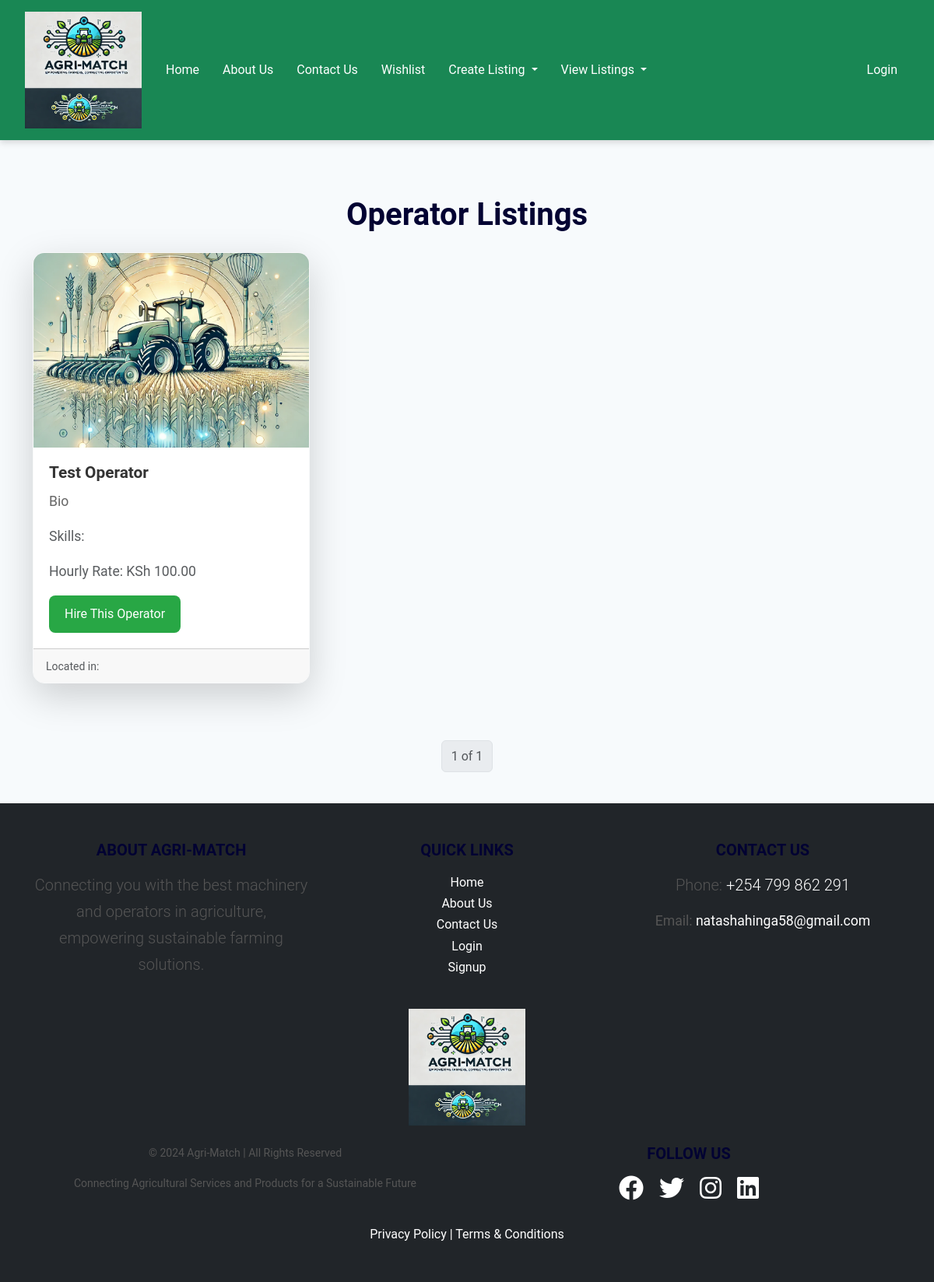
Page /operator_listings/ on the earlier database version.
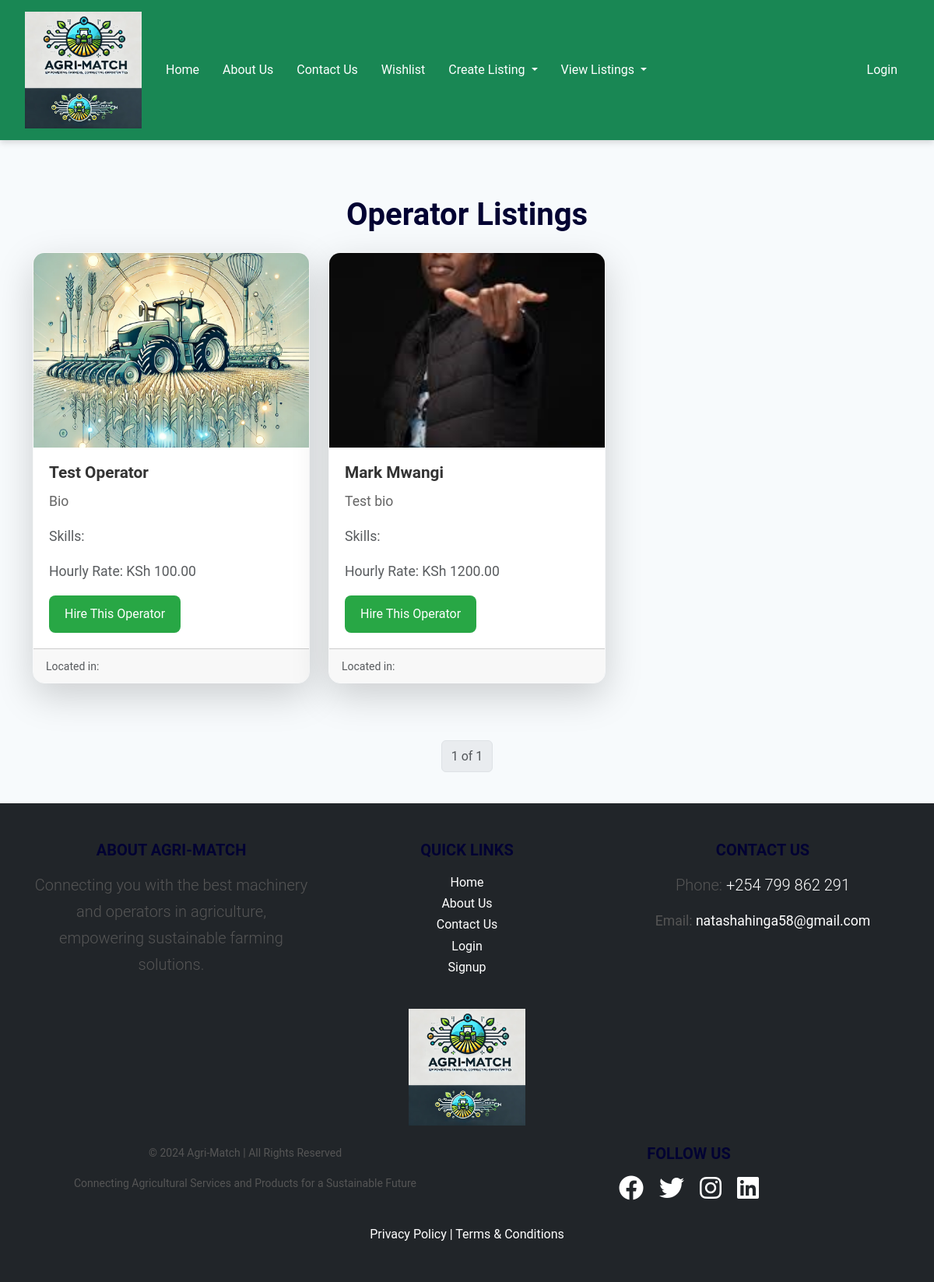
Same page on the later database version.
### agri_match_app/models.py (models this page shows, shortened)
class OperatorListing(models.Model):
    name = models.CharField(max_length=255)
    bio = models.TextField()
    certification = models.CharField(max_length=255)
    hourly_rate = models.DecimalField(max_digits=10, decimal_places=2)
    available_from = models.DateField()
    available_to = models.DateField()
    profile_picture = models.ImageField(upload_to='operators/', blank=True, null=True)
    phone_number = models.CharField(max_length=15, blank=True, null=True)  # Contact details field
    email = models.EmailField(max_length=255, blank=True, null=True)  # Contact details field
    user = models.ForeignKey(CustomUser, on_delete=models.CASCADE, related_name='operator_listings')
    def __str__(self):
        return self.name

### agri_match_app/views.py (the view)
# urls.py: path('operator_listings/', views.operator_listings, name='operator_listings'),
def operator_listings(request):
    operator_list = OperatorListing.objects.all()
    print(operator_list)
    paginator = Paginator(operator_list, 9)
    page = request.GET.get('page')
    try:
        operator_listings_paginated = paginator.page(page)
    except PageNotAnInteger:
        operator_listings_paginated = paginator.page(1)
    except EmptyPage:
        operator_listings_paginated = paginator.page(paginator.num_pages)
    return render(request, 'operator_listings.html', {'operator_listings': operator_listings_paginated})

### templates/operator_listings.html (shortened to what this page needs)
{% extends 'base.html' %}
{% load static %}
{% block content %}
<div class="container mt-5">
    <h1 class="text-center mb-4">Operator Listings</h1>
    <div class="row">
        {% for listing in operator_listings %}
            <div class="col-md-4 mb-4">
                <div class="card shadow-lg border-light">
                    <img src="{% if listing.profile_picture %}{{ listing.profile_picture.url }}{% else %}{% static 'images/default_image.png' %}{% endif %}" class="card-img-top" alt="{{ listing.name }} Profile Picture" style="height: 250px; object-fit: cover;">
                    <div class="card-body">
                        <h5 class="card-title">{{ listing.name }}</h5>
                        <p class="card-text">{{ listing.bio|truncatewords:15 }}</p>
                        <p class="text-muted">Skills: {{ listing.skills }}</p>
                        <p class="text-muted">Hourly Rate: KSh {{ listing.hourly_rate }}</p>
                        <a href="{% url 'operator_listing_details' listing_id=listing.id %}" class="btn btn-success btn-block">Hire This Operator</a>
                    </div>
                    <div class="card-footer text-muted">
                        <small>Located in: {{ listing.location }}</small>
                    </div>
                </div>
            </div>
        {% empty %}
            <div class="col-12">
                <div class="alert alert-warning" role="alert">
                    No operator listings available at the moment.
                </div>
            </div>
        {% endfor %}
    </div>
    <nav aria-label="Page navigation example" class="mt-4">
        <ul class="pagination justify-content-center">
            <li class="page-item disabled"><a class="page-link">{{ operator_listings.number }} of {{ operator_listings.paginator.num_pages }}</a></li>
        </ul>
    </nav>
</div>
{% endblock %}

Differences in the rows shown:
added OperatorListing: profile_picture (picture), name "Mark Mwangi", bio "Test bio", hourly_rate "1200.00"
